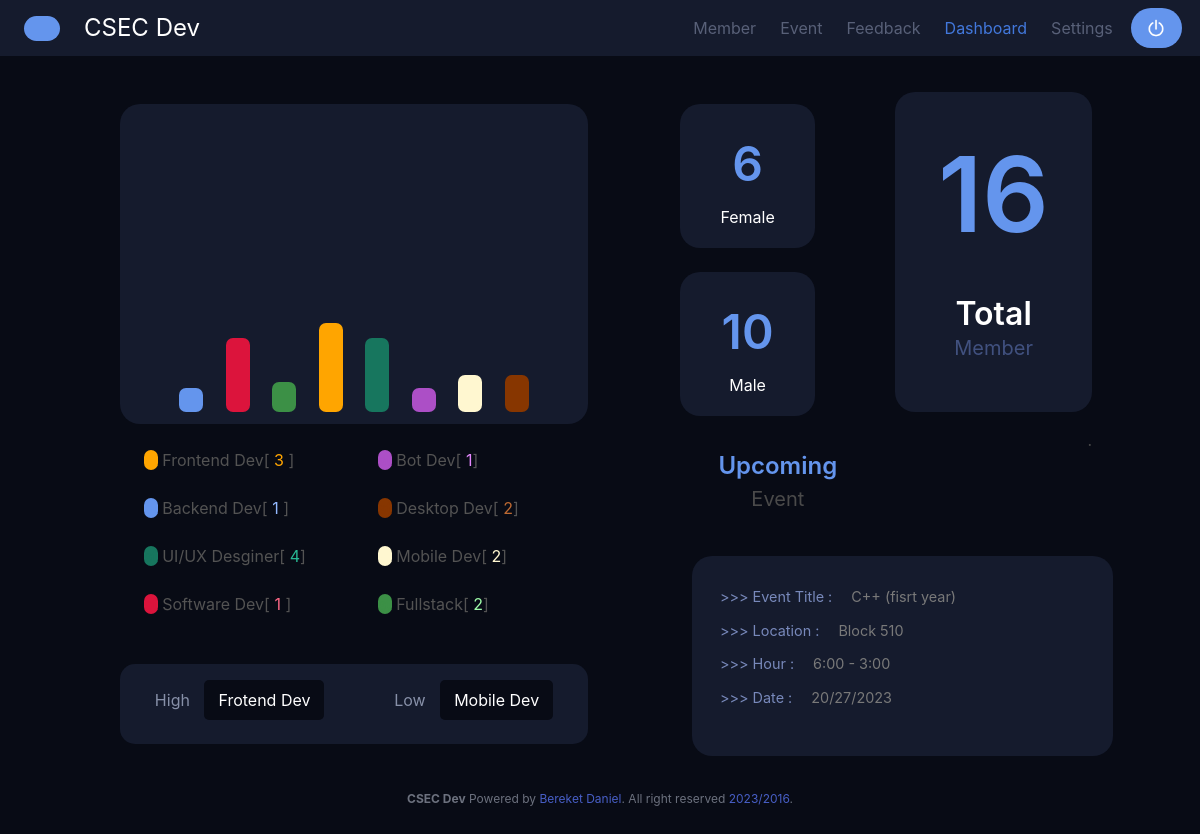
The page /dashboard/ (signed in) on the database its author committed.
### DevApp/models.py (models this page shows)
class Event(models.Model):
  eventName = models.CharField(max_length=255)
  location = models.CharField(max_length=255)
  hour = models.CharField(max_length=255)
  date = models.CharField(max_length=255)
  def __str__(self):
        return self.eventName

### DevApp/views.py (the view)
# urls.py: path('dashboard/', views.dashboard, name = "dashboard"),
def dashboard(request):
    name = request.session.get('name')
    totalMember = Member.objects.count()
    male_no = Member.objects.filter(sex='Male').count()
    female_no = Member.objects.filter(sex='Female').count()
    latest_event = Event.objects.all().last()
    Software_Dev = Member.objects.filter(skill='Software Dev').count()
    Frontend_Dev = Member.objects.filter(skill='Frontend Dev').count()
    Backend_Dev = Member.objects.filter(skill='Backend Dev').count()
    Fullstack_Dev = Member.objects.filter(skill='Fullstack Dev').count()
    Mobile_App_Dev = Member.objects.filter(skill='Mobile App Dev').count()
    Bot_Dev = Member.objects.filter(skill='Bot Dev').count()
    UIUX_Desginer = Member.objects.filter(skill='UI/UX Desginer').count()
    Desktop_Dev = Member.objects.filter(skill='Desktop Dev').count()
    softwarePer = (Software_Dev * 100)/totalMember
    print(softwarePer)
    frontendPer = (Frontend_Dev * 100)/totalMember
    print(frontendPer)
    UIUXPer = (UIUX_Desginer * 100)/totalMember
    print(UIUXPer)
    backendPer = (Backend_Dev * 100)/totalMember
    print(backendPer)
    fullstackPer = (Fullstack_Dev * 100)/totalMember
    print(fullstackPer)
    botPer = (Bot_Dev * 100)/totalMember
    print(botPer)
    desktopPer = (Desktop_Dev * 100)/totalMember
    print(desktopPer)
    mobilePer = (Mobile_App_Dev * 100)/totalMember
    print("new" , mobilePer)
    print(latest_event)
    context = {
        "totalMember":totalMember,
        "female_no":female_no,
        "male_no": male_no,
        "latest_event": latest_event,
        "Software_Dev": Software_Dev,
        "Frontend_Dev" : Frontend_Dev,
        "Backend_Dev" : Backend_Dev,
        "Fullstack_Dev" : Fullstack_Dev,
        "Mobile_App_Dev": Mobile_App_Dev,
        "Bot_Dev" : Bot_Dev,
        "UIUX_Desginer" : UIUX_Desginer,
        "Desktop_Dev" : Desktop_Dev,
        "mobilePer" : mobilePer,
        "desktopPer" : desktopPer,
        "botPer" : botPer,
        "fullstackPer" : fullstackPer,
        "backendPer" : backendPer,
        "UIUXPer": UIUXPer,
        "frontendPer" : frontendPer,
        "softwarePer" : softwarePer,
    }
    if name:
        return render(request, "dashboard.html",context)
    else:
        return redirect('login')

### templates/dashboard.html (shortened to what this page needs)
{% extends 'base.html' %}
{% load static %}
{% block content %}
<center>
    <div class="columns">
        <div class="column is-half ">
          <div class="column is-flex is-align-items-flex-end is-justify-content-space-around px-6"  style="background-color: #151B2D; height: 40vh; border-radius: 20px;  ">
                    <div id="back" class="column is-half mx-2" style="border-radius: 7px; width: 2% !important;       height: {{backendPer}}%; background-color: cornflowerblue;"></div>
                    <div class="column is-half mx-2" style="border-radius: 7px; width: 1% !important; height:  {{UIUXPer}}%; !important; background-color: #DC143C;"></div>
                    <div class="column is-half mx-2" style="border-radius: 7px; width: 2% !important; height: 10%; background-color: #3C9046;"></div>
                    <div class="column is-half mx-2" style="border-radius: 7px; width: 2% !important; height: 30%; background-color: orange;"></div>
                    <div class="column is-half mx-2" style="border-radius: 7px; width: 2% !important; height: {{UIUXPer}}%; background-color: #17765e;"></div>
                    <div class="column is-half mx-2" style="border-radius: 7px; width: 2% !important; height: {{botPer}}%; background-color: #AC4FC6;"></div>
                    <div class="column is-half mx-2" style="border-radius: 7px; width: 2% !important; height: {{mobilePer}}%; background-color: #FFF7D0;"></div>
                    <div class="column is-half mx-2" style="border-radius: 7px; width: 2% !important; height: {{desktopPer}}%; background-color: #873600;"></div>
          </div>
          <div class="column " style="height: 30vh;" id="color-con">
            <div class="columns has-text-left" style="color: #535353;">
                <div class="column">
                    <div class="column" > <span style="background-color: orange; height: 5px; width: 5px; color: orange; border-radius: 10px;">st</span> Frontend Dev[ <span style="color:orange;">{{Frontend_Dev}}</span> ]</div>
                    <div class="column"> <span style="background-color: cornflowerblue; height: 5px; width: 5px; color: cornflowerblue; border-radius: 10px;">st</span>  Backend Dev[ <span style="color:rgb(147, 185, 255);">{{Backend_Dev}}</span> ]</div>
                    <div class="column">  <span style="background-color: #17765e; height: 5px; width: 5px; color: #17765e; border-radius: 10px;">st</span> UI/UX Desginer[ <span style="color:#28b894;">{{UIUX_Desginer}}</span>]</div>
                    <div class="column">  <span style="background-color:#DC143C; height: 5px; width: 5px; color: #DC143C; border-radius: 10px;">st</span> Software Dev[ <span style="color:#ff6886;">{{Software_Dev}}</span> ]</div>
                </div>
                <div class="column">
                 <div class="column"> <span style="background-color:#AC4FC6; height: 5px; width: 5px; color: #AC4FC6; border-radius: 10px;">st</span> Bot Dev[ <span style="color:#e588ff;">{{Bot_Dev}}</span>]</div>
                 <div class="column"> <span style="background-color:#873600 ; height: 5px; width: 5px; color: #873600 ; border-radius: 10px;">st</span> Desktop Dev[ <span style="color:#bd6932;">{{Desktop_Dev}}</span>]</div>
                 <div class="column"><span style="background-color:#FFF7D0  ; height: 5px; width: 5px; color: #FFF7D0 ; border-radius: 10px;">st</span> Mobile Dev[ <span style="color:#FFF7D0 ;">{{Mobile_App_Dev}}</span>]</div>
                 <div class="column"><span style="background-color:#3C9046   ; height: 5px; width: 5px; color:#3C9046 ; border-radius: 10px;">st</span> Fullstack[ <span style="color:#9efca9;">{{Fullstack_Dev}}</span>]</div>
                </div>
              </div>
          </div>
          <div class="column " style="height: 10vh; background-color: #151B2D; border-radius: 15px;" id="highLow">
            <div class="columns is-flex-direction-row is-justify-content-space-around">
                <div style="color:  #8790a8; font-size: 1rem; " class="pt-5">
                    High
                    <span style="background-color:#080B15 !important; color: white; padding: 10px 14px; border-radius: 5px; margin-left: 10px;"> Frotend Dev </span>
                </div>
                <div class="pt-5" style="color:  #8790a8; font-size: 1rem; "  >
                   Low
                 <span style="background-color:#080B15 !important; color: white; padding: 10px 14px; border-radius: 5px; margin-left: 10px;"> Mobile Dev </span>
                </div>
              </div>
          </div>
        </div>
        <div class="column is-half ">
            <div class="columns  " >
                <div class="column ">
                    <div class="column is-half   "  style="background-color: #151B2D; height: 18vh; border-radius: 20px; ">
                        <div class="column has-text-weight-semibold" style="font-size: 3rem; color: cornflowerblue;">{{female_no}}</div>
                  <div class="column " >
                      <div class=" has-text-white " style="font-size: 1rem; margin-top: -1.2rem;">Female</div>
                  </div>
                    </div>
                    <div class="column is-half mt-5"  style="background-color: #151B2D; height: 18vh; border-radius: 20px; ">
                        <div class="column has-text-weight-semibold" style="font-size: 3rem; color: cornflowerblue;">{{male_no}}</div>
                        <div class="column " >
                            <div class=" has-text-white " style="font-size: 1rem; margin-top: -1.2rem; ">Male</div>
                        </div>
                    </div>
                </div>
                <div class="column is-two-fifths"  style="background-color: #151B2D; height: 40vh; border-radius: 20px; " id="total-con">
                  <div class="column has-text-weight-semibold" style="font-size: 6.5rem; color: cornflowerblue;">{{totalMember}}</div>
                  <div class="column">
                      <div class="title has-text-white">Total</div>
                      <div class="subtitle" style="color: #41517f;">Member</div>
                  </div>
                </div>
            </div>
            <div class="columns is-flex-direction-row is-justify-content-space-between">
                <div style=" padding-top: 20px; margin-left: 7.4rem; padding-bottom: 30px;" >
                    <div class="is-size-4 has-text-weight-semibold" style="color: cornflowerblue;" id="upcoming-con">Upcoming</div>
                    <div class="subtile is-size-5" id="upcoming-con">Event</div>
                </div>
                <div >
                 .
                </div>
              </div>
            <div id="event-con" class="column has-text-left p-0 pl-4 " style="margin-left: 5rem;  background-color: #151B2D; height: 25vh; border-radius: 20px; width: 90%; font-size: 0.9rem !important; ">
              <div class="column pb-0  " style="padding-top: 30px; color:  #7889bb;">>>> Event Title :<span style=" color:rgb(121, 121, 121); padding: 8px 14px;  margin-left: 1px;">  {{latest_event.eventName}} </span>
              </div>
              <div class="column pb-0  " style="color:  #7889bb;">>>> Location :
                <span style=" color:rgb(121, 121, 121); padding: 8px 14px;margin-left: 1px;"> {{latest_event.location}} </span>
              </div>
              <div class="column pb-0 " style="color:  #7889bb;">>>> Hour : <span style=" color:rgb(121, 121, 121); padding: 8px 14px;  margin-left: 1px;">   {{latest_event.hour}}</span></div>
              <div class="column pb-0  " style="color:  #7889bb;">>>> Date :<span style=" color:rgb(121, 121, 121); padding: 8px 14px;  margin-left: 1px;">   {{latest_event.date}} </span></div>
            </div>
        </div>
      </div>
</center>
{% endblock %}

### rows shown on the page
Event: eventName "C++ (fisrt year)", location "Block 510", hour "6:00 - 3:00", date "20/27/2023"

### other values the page prints
{{ Frontend_Dev }} "3"
{{ Backend_Dev }} "1"
{{ UIUX_Desginer }} "4"
{{ Software_Dev }} "1"
{{ Bot_Dev }} "1"
{{ Desktop_Dev }} "2"
{{ Mobile_App_Dev }} "2"
{{ Fullstack_Dev }} "2"
{{ female_no }} "6"
{{ male_no }} "10"
{{ totalMember }} "16"
